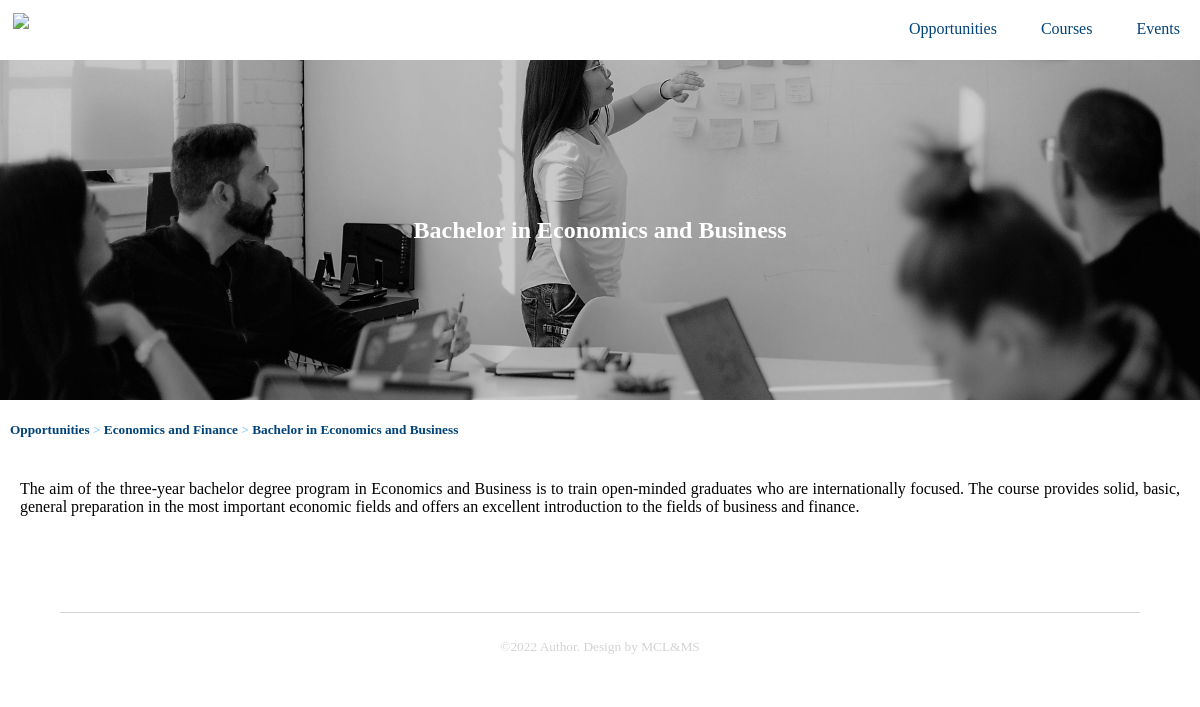
The page /app/courses/1 on the database its author committed.
### app/models.py (models this page shows, shortened)
class Course(models.Model):
    name = models.CharField(max_length=100)
    description = models.TextField(blank=True, default='')
    department = models.ForeignKey(Department, on_delete=models.CASCADE)

class Department(models.Model):
    name = models.CharField(max_length=100)
    description = models.TextField(blank=True, default='')
    image = models.ImageField(default= 'logo_luiss.png')
    def __str__(self):
        return self.name

### app/views.py (the view)
# urls.py: path('courses/<int:pk>', views.course),
def course(request, pk):
    course = Course.objects.get(pk=pk)
    department = course.department
    context = {
        'course': course,
        'department': department,
    }
    return render(request, 'app/course.html', context)

### app/templates/app/course.html (shortened to what this page needs)
<!DOCTYPE html>
<html lang="en">
<head>
    <link rel="stylesheet" href="/static/app/style.css">
</head>
<body>
    <header class="header">
        <img src='../../static/img/logo_luiss.png' class="header_logo">
        <ul class="header_menu">
            <li class="header_menu_item"><a href='/app/'>Opportunities</a></li>
            <li class="header_menu_item"><a href="/app/courses/">Courses</a></li>
            <li class="header_menu_item"><a href="/app/events/">Events</a></li>
        </ul>
    </header>
    <section class="banner">
        <div class="banner_title">
            <div class="banner_title_copy">
                <h1>{{ course.name }}</h1>
            </div>
        </div>
    </section>
    <section>
        <div class="path">
        <h5 class="path_item"><a href='/app/'>Opportunities</a> > <a href='/app/{{ department.pk }}'>{{ department }}</a> > <a href="/app/courses/{{course.pk}}">{{ course.name }}</a></h5>
        </div>
    </section>
    <section>
        <div class="text_block">
            <p class="text">
                {{course.description}}
        </div>
    </section>
    <footer class="footer">
        <small>©2022 Author. Design by MCL&MS</small>
    </footer>
</body>
</html>

### app/static/app/style.css (style rules this page uses)
html,body { font-family: Verdana; height: 100%; margin: 0%; }
.header { background-color:white; height: 7.5%; }
.header_logo { float: left; padding: 12.5px; width: 130px; }
.header_menu { float: right; margin: 0; }
.header_menu_item { display: inline-block; }
.header_menu_item a { color:#00437a; display: block; padding: 20px; text-decoration: none; }
.banner { height: 42.5%; background-image: url("../img/Title.jpg"); background-size: cover; background-position: center; }
.banner_title { display: table; height: 100%; width: 100%; }
.banner_title_copy { display: table-cell; vertical-align: middle; text-align: center;color: white; text-decoration: none; }
.path { text-align: left; text-decoration: none; display: inline; margin: 10px; color: lightskyblue; }
.path_item { display: inline-block; }
.path_item a { color: #00437a; text-decoration: none; }
.text_block { padding:20px; text-align: justify; }
.text { text-decoration: none; display: inline; }
.footer { color: lightgray; display: block; border-top: lightgray 1px solid; text-align: center; padding: 2%; margin: 5% 5%; }

### rows shown on the page
Course: name "Bachelor in Economics and Business", description "The aim of the three-year bachelor degree program in Economics and Business is to train open-minded graduates who are internationally focused. The course provides solid, basic, general preparation in the most important economic fields and offers an excellent introduction to the fields of business and finance."
Department: name "Economics and Finance"
